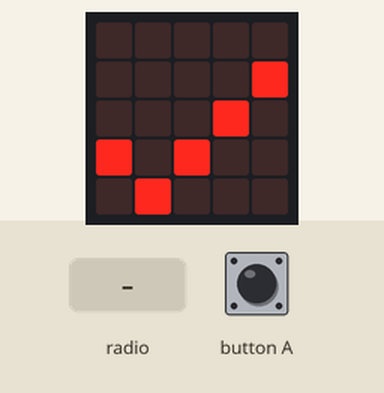
Simulated run of this program. Board: BBC micro:bit (MakeCode). Parts: the board's 5×5 LED display. Inputs (shaded band) come from the test bench. A reset restarts the program.

Above: at 1.8 s.
1.9 s: radio message "100" arrives
At 2.8 s:
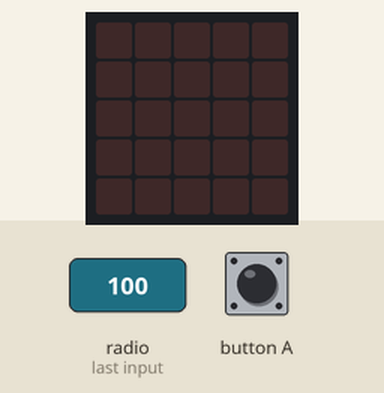
3.4 s: radio message "200" arrives
At 4.0 s:
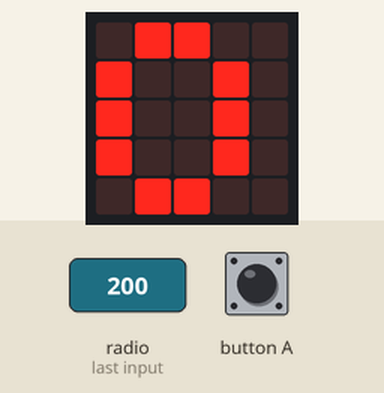
4.9 s: radio message "1000" arrives
At 6.5 s:
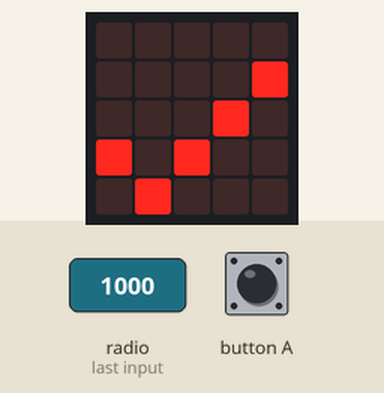
Timing chart, 0 to 8.0 s (numbered marks = the images above; inputs shaded):
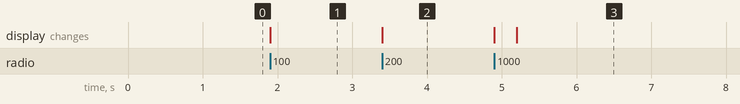

Measured:
- after the input at 1.9 s, the display: changes at once (image 1)
- after the input at 3.4 s, the display: changes at once (image 2)
- after the input at 4.9 s, the display: first changes at once (image 3 shows a later state)

The program:

main.ts
```typescript
radio.onReceivedNumber(function (receivedNumber) {
    if (receivedNumber == 100) {
        basic.showLeds(`
            . . . . .
            . . . . .
            . . . . .
            . . . . .
            . . . . .
            `)
        总分 = 0
    } else if (receivedNumber == 200) {
        计分完毕 = 1
    } else if (receivedNumber == 1000) {
        control.reset()
    } else {
        led.plot(receivedNumber % 5, Math.idiv(receivedNumber, 5))
        总分 += 1
    }
})
input.onButtonPressed(Button.A, function () {
    if (计分完毕 == 1) {
        总分 = 0
        计分完毕 = 0
        basic.showIcon(IconNames.Yes)
    }
})
let 计分完毕 = 0
let 总分 = 0
radio.setGroup(15)
总分 = 0
计分完毕 = 0
basic.showIcon(IconNames.Yes)
basic.forever(function () {
    if (计分完毕 == 1) {
        basic.showNumber(总分)
    }
})
```

test.ts
```typescript
// 在此处测试；当此软件包作为插件使用时，将不会编译此软件包。
```
